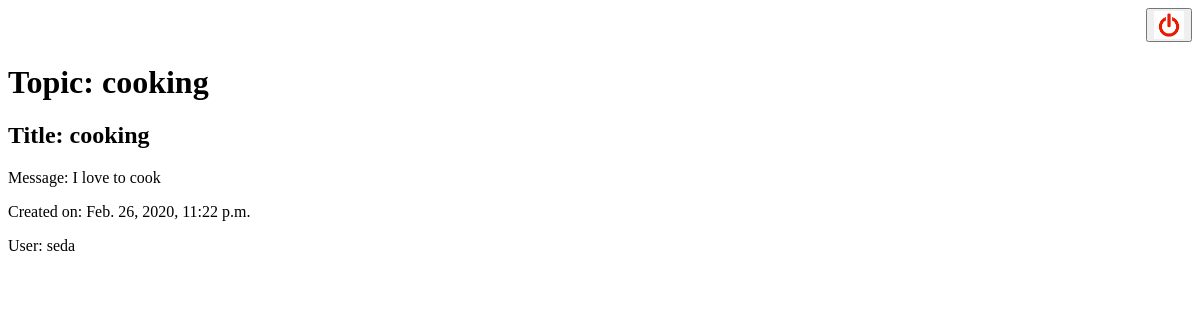
/posts/cooking/cooking/ (signed in), run on the app's committed database.
### posts/models.py (models this page shows, shortened)
class BlogPost(models.Model):
    title = models.CharField(max_length=36)
    message = models.TextField(max_length=250)
    created = models.DateTimeField(auto_now_add = True)
    updated = models.DateTimeField(null=True)
    topic = models.ForeignKey(BlogTopic, on_delete=models.CASCADE)
    user = models.ForeignKey(BlogUser, on_delete=models.CASCADE)

class BlogTopic(models.Model):
    title = models.CharField(max_length=35)
    created = models.DateTimeField(auto_now_add = True)
    def __str__(self):
        return self.title

class BlogUser(models.Model):
    username = models.CharField(max_length=30, unique = True)
    password = models.CharField(max_length=20)
    created = models.DateTimeField(auto_now_add = True)
    def __str__(self):
        return self.username

### posts/views.py (the view)
# urls.py: url(r'^(?P<topic>[\w|\W]+)/(?P<title>[\w|\W]+)/$', views.topic_title_detail, name='topic_title_detail'),
@login_required(login_url="/accounts/login/")
def topic_title_detail(request, topic, title):
    t = BlogTopic.objects.get(title=topic)
    topic_detail = BlogPost.objects.filter(topic = t, title=title)
    return render(request, 'posts/blogpost.html', {'topicdetail':topic_detail})

### posts/templates/posts/blogpost.html (shortened to what this page needs)
{% extends 'post_template.html' %}
{% block content %}
    <head>
    </head>
    <body>
        <div class="posts">
            {% for item in topicdetail %}
            <div class="post">
                <h1>Topic: {{ item.topic }}</a></h1>
                <h2>Title: {{ item.title }}</h2>
                <p>Message: {{ item.message }}</p>
                <p>Created on: {{ item.created }}</p>
                <p>User: {{ item.user }}</p>
            </div>
            {% endfor %}
        </div>
    </body>
{% endblock %}

### static/css/layouts/blog.css (style rules this page uses)
* { -webkit-box-sizing: border-box; -moz-box-sizing: border-box; box-sizing: border-box; }
.post { padding-bottom: 2em; }

### data on the page
BlogPost: topic "cooking", title "cooking", message "I love to cook", created "Feb. 26, 2020, 11:22 p.m.", user "seda"
